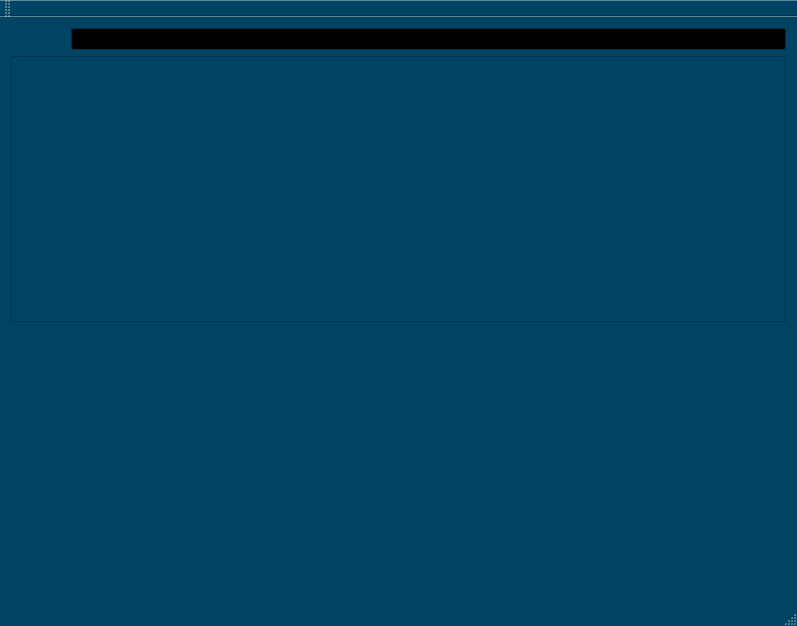
<?xml version="1.0" encoding="UTF-8"?>
<ui version="4.0">
 <class>MainWindow</class>
 <widget class="QMainWindow" name="MainWindow">
  <property name="geometry">
   <rect>
    <x>0</x>
    <y>0</y>
    <width>797</width>
    <height>626</height>
   </rect>
  </property>
  <property name="palette">
   <palette>
    <active>
     <colorrole role="WindowText">
      <brush brushstyle="SolidPattern">
       <color alpha="255">
        <red>0</red>
        <green>85</green>
        <blue>127</blue>
       </color>
      </brush>
     </colorrole>
     <colorrole role="Button">
      <brush brushstyle="SolidPattern">
       <color alpha="255">
        <red>0</red>
        <green>67</green>
        <blue>98</blue>
       </color>
      </brush>
     </colorrole>
     <colorrole role="Light">
      <brush brushstyle="SolidPattern">
       <color alpha="255">
        <red>0</red>
        <green>100</green>
        <blue>147</blue>
       </color>
      </brush>
     </colorrole>
     <colorrole role="Midlight">
      <brush brushstyle="SolidPattern">
       <color alpha="255">
        <red>0</red>
        <green>83</green>
        <blue>122</blue>
       </color>
      </brush>
     </colorrole>
     <colorrole role="Dark">
      <brush brushstyle="SolidPattern">
       <color alpha="255">
        <red>0</red>
        <green>33</green>
        <blue>49</blue>
       </color>
      </brush>
     </colorrole>
     <colorrole role="Mid">
      <brush brushstyle="SolidPattern">
       <color alpha="255">
        <red>0</red>
        <green>44</green>
        <blue>65</blue>
       </color>
      </brush>
     </colorrole>
     <colorrole role="Text">
      <brush brushstyle="SolidPattern">
       <color alpha="255">
        <red>255</red>
        <green>255</green>
        <blue>255</blue>
       </color>
      </brush>
     </colorrole>
     <colorrole role="BrightText">
      <brush brushstyle="SolidPattern">
       <color alpha="255">
        <red>255</red>
        <green>255</green>
        <blue>255</blue>
       </color>
      </brush>
     </colorrole>
     <colorrole role="ButtonText">
      <brush brushstyle="SolidPattern">
       <color alpha="255">
        <red>255</red>
        <green>255</green>
        <blue>255</blue>
       </color>
      </brush>
     </colorrole>
     <colorrole role="Base">
      <brush brushstyle="SolidPattern">
       <color alpha="255">
        <red>0</red>
        <green>0</green>
        <blue>0</blue>
       </color>
      </brush>
     </colorrole>
     <colorrole role="Window">
      <brush brushstyle="SolidPattern">
       <color alpha="255">
        <red>0</red>
        <green>67</green>
        <blue>98</blue>
       </color>
      </brush>
     </colorrole>
     <colorrole role="Shadow">
      <brush brushstyle="SolidPattern">
       <color alpha="255">
        <red>0</red>
        <green>0</green>
        <blue>0</blue>
       </color>
      </brush>
     </colorrole>
     <colorrole role="AlternateBase">
      <brush brushstyle="SolidPattern">
       <color alpha="255">
        <red>0</red>
        <green>33</green>
        <blue>49</blue>
       </color>
      </brush>
     </colorrole>
     <colorrole role="ToolTipBase">
      <brush brushstyle="SolidPattern">
       <color alpha="255">
        <red>255</red>
        <green>255</green>
        <blue>220</blue>
       </color>
      </brush>
     </colorrole>
     <colorrole role="ToolTipText">
      <brush brushstyle="SolidPattern">
       <color alpha="255">
        <red>0</red>
        <green>0</green>
        <blue>0</blue>
       </color>
      </brush>
     </colorrole>
    </active>
    <inactive>
     <colorrole role="WindowText">
      <brush brushstyle="SolidPattern">
       <color alpha="255">
        <red>0</red>
        <green>85</green>
        <blue>127</blue>
       </color>
      </brush>
     </colorrole>
     <colorrole role="Button">
      <brush brushstyle="SolidPattern">
       <color alpha="255">
        <red>0</red>
        <green>67</green>
        <blue>98</blue>
       </color>
      </brush>
     </colorrole>
     <colorrole role="Light">
      <brush brushstyle="SolidPattern">
       <color alpha="255">
        <red>0</red>
        <green>100</green>
        <blue>147</blue>
       </color>
      </brush>
     </colorrole>
     <colorrole role="Midlight">
      <brush brushstyle="SolidPattern">
       <color alpha="255">
        <red>0</red>
        <green>83</green>
        <blue>122</blue>
       </color>
      </brush>
     </colorrole>
     <colorrole role="Dark">
      <brush brushstyle="SolidPattern">
       <color alpha="255">
        <red>0</red>
        <green>33</green>
        <blue>49</blue>
       </color>
      </brush>
     </colorrole>
     <colorrole role="Mid">
      <brush brushstyle="SolidPattern">
       <color alpha="255">
        <red>0</red>
        <green>44</green>
        <blue>65</blue>
       </color>
      </brush>
     </colorrole>
     <colorrole role="Text">
      <brush brushstyle="SolidPattern">
       <color alpha="255">
        <red>255</red>
        <green>255</green>
        <blue>255</blue>
       </color>
      </brush>
     </colorrole>
     <colorrole role="BrightText">
      <brush brushstyle="SolidPattern">
       <color alpha="255">
        <red>255</red>
        <green>255</green>
        <blue>255</blue>
       </color>
      </brush>
     </colorrole>
     <colorrole role="ButtonText">
      <brush brushstyle="SolidPattern">
       <color alpha="255">
        <red>255</red>
        <green>255</green>
        <blue>255</blue>
       </color>
      </brush>
     </colorrole>
     <colorrole role="Base">
      <brush brushstyle="SolidPattern">
       <color alpha="255">
        <red>0</red>
        <green>0</green>
        <blue>0</blue>
       </color>
      </brush>
     </colorrole>
     <colorrole role="Window">
      <brush brushstyle="SolidPattern">
       <color alpha="255">
        <red>0</red>
        <green>67</green>
        <blue>98</blue>
       </color>
      </brush>
     </colorrole>
     <colorrole role="Shadow">
      <brush brushstyle="SolidPattern">
       <color alpha="255">
        <red>0</red>
        <green>0</green>
        <blue>0</blue>
       </color>
      </brush>
     </colorrole>
     <colorrole role="AlternateBase">
      <brush brushstyle="SolidPattern">
       <color alpha="255">
        <red>0</red>
        <green>33</green>
        <blue>49</blue>
       </color>
      </brush>
     </colorrole>
     <colorrole role="ToolTipBase">
      <brush brushstyle="SolidPattern">
       <color alpha="255">
        <red>255</red>
        <green>255</green>
        <blue>220</blue>
       </color>
      </brush>
     </colorrole>
     <colorrole role="ToolTipText">
      <brush brushstyle="SolidPattern">
       <color alpha="255">
        <red>0</red>
        <green>0</green>
        <blue>0</blue>
       </color>
      </brush>
     </colorrole>
    </inactive>
    <disabled>
     <colorrole role="WindowText">
      <brush brushstyle="SolidPattern">
       <color alpha="255">
        <red>0</red>
        <green>33</green>
        <blue>49</blue>
       </color>
      </brush>
     </colorrole>
     <colorrole role="Button">
      <brush brushstyle="SolidPattern">
       <color alpha="255">
        <red>0</red>
        <green>67</green>
        <blue>98</blue>
       </color>
      </brush>
     </colorrole>
     <colorrole role="Light">
      <brush brushstyle="SolidPattern">
       <color alpha="255">
        <red>0</red>
        <green>100</green>
        <blue>147</blue>
       </color>
      </brush>
     </colorrole>
     <colorrole role="Midlight">
      <brush brushstyle="SolidPattern">
       <color alpha="255">
        <red>0</red>
        <green>83</green>
        <blue>122</blue>
       </color>
      </brush>
     </colorrole>
     <colorrole role="Dark">
      <brush brushstyle="SolidPattern">
       <color alpha="255">
        <red>0</red>
        <green>33</green>
        <blue>49</blue>
       </color>
      </brush>
     </colorrole>
     <colorrole role="Mid">
      <brush brushstyle="SolidPattern">
       <color alpha="255">
        <red>0</red>
        <green>44</green>
        <blue>65</blue>
       </color>
      </brush>
     </colorrole>
     <colorrole role="Text">
      <brush brushstyle="SolidPattern">
       <color alpha="255">
        <red>0</red>
        <green>33</green>
        <blue>49</blue>
       </color>
      </brush>
     </colorrole>
     <colorrole role="BrightText">
      <brush brushstyle="SolidPattern">
       <color alpha="255">
        <red>255</red>
        <green>255</green>
        <blue>255</blue>
       </color>
      </brush>
     </colorrole>
     <colorrole role="ButtonText">
      <brush brushstyle="SolidPattern">
       <color alpha="255">
        <red>0</red>
        <green>33</green>
        <blue>49</blue>
       </color>
      </brush>
     </colorrole>
     <colorrole role="Base">
      <brush brushstyle="SolidPattern">
       <color alpha="255">
        <red>0</red>
        <green>67</green>
        <blue>98</blue>
       </color>
      </brush>
     </colorrole>
     <colorrole role="Window">
      <brush brushstyle="SolidPattern">
       <color alpha="255">
        <red>0</red>
        <green>67</green>
        <blue>98</blue>
       </color>
      </brush>
     </colorrole>
     <colorrole role="Shadow">
      <brush brushstyle="SolidPattern">
       <color alpha="255">
        <red>0</red>
        <green>0</green>
        <blue>0</blue>
       </color>
      </brush>
     </colorrole>
     <colorrole role="AlternateBase">
      <brush brushstyle="SolidPattern">
       <color alpha="255">
        <red>0</red>
        <green>67</green>
        <blue>98</blue>
       </color>
      </brush>
     </colorrole>
     <colorrole role="ToolTipBase">
      <brush brushstyle="SolidPattern">
       <color alpha="255">
        <red>255</red>
        <green>255</green>
        <blue>220</blue>
       </color>
      </brush>
     </colorrole>
     <colorrole role="ToolTipText">
      <brush brushstyle="SolidPattern">
       <color alpha="255">
        <red>0</red>
        <green>0</green>
        <blue>0</blue>
       </color>
      </brush>
     </colorrole>
    </disabled>
   </palette>
  </property>
  <property name="windowTitle">
   <string>MainWindow</string>
  </property>
  <widget class="QWidget" name="centralWidget">
   <layout class="QVBoxLayout" name="verticalLayout">
    <item>
     <layout class="QHBoxLayout" name="horizontalLayout_2">
      <item>
       <widget class="QJackPlayButton" name="qJackPlayButton" native="true"/>
      </item>
      <item>
       <widget class="QJackPauseButton" name="qJackPauseButton" native="true"/>
      </item>
      <item>
       <widget class="QJackStopButton" name="qJackStopButton" native="true"/>
      </item>
      <item>
       <widget class="QJackRewindButton" name="qJackRewindButton" native="true"/>
      </item>
      <item>
       <widget class="QJackFastForwardButton" name="qJackFastForwardButton" native="true"/>
      </item>
      <item>
       <widget class="QJackPreviousIndexButton" name="qJackPreviousIndexButton" native="true"/>
      </item>
      <item>
       <widget class="QJackNextIndexButton" name="qJackNextIndexButton" native="true"/>
      </item>
      <item>
       <widget class="QJackRecordButton" name="qJackRecordButton" native="true"/>
      </item>
      <item>
       <widget class="QDagalLed" name="qDagalLed"/>
      </item>
      <item>
       <widget class="QDagalPotar" name="qDagalPotar"/>
      </item>
      <item>
       <widget class="QJackClient" name="qJackClient"/>
      </item>
     </layout>
    </item>
    <item>
     <widget class="QFrame" name="bigTimeLine">
      <property name="frameShape">
       <enum>QFrame::StyledPanel</enum>
      </property>
      <property name="frameShadow">
       <enum>QFrame::Raised</enum>
      </property>
     </widget>
    </item>
    <item>
     <layout class="QHBoxLayout" name="horizontalLayout">
      <item>
       <spacer name="horizontalSpacer">
        <property name="orientation">
         <enum>Qt::Horizontal</enum>
        </property>
        <property name="sizeHint" stdset="0">
         <size>
          <width>40</width>
          <height>20</height>
         </size>
        </property>
       </spacer>
      </item>
      <item>
       <widget class="QDagalLed" name="qDagalLed_2"/>
      </item>
      <item>
       <widget class="QDagalPotar" name="qDagalPotar_2"/>
      </item>
      <item>
       <widget class="QJackSendReturnChannel" name="qJackSendReturnChannel"/>
      </item>
      <item>
       <widget class="QJackMasterChannel" name="qJackMasterChannel"/>
      </item>
     </layout>
    </item>
    <item>
     <layout class="QHBoxLayout" name="horizontalLayout_3"/>
    </item>
   </layout>
  </widget>
  <widget class="QMenuBar" name="menuBar">
   <property name="geometry">
    <rect>
     <x>0</x>
     <y>0</y>
     <width>797</width>
     <height>16</height>
    </rect>
   </property>
  </widget>
  <widget class="QToolBar" name="mainToolBar">
   <attribute name="toolBarArea">
    <enum>TopToolBarArea</enum>
   </attribute>
   <attribute name="toolBarBreak">
    <bool>false</bool>
   </attribute>
  </widget>
  <widget class="QStatusBar" name="statusBar"/>
 </widget>
 <layoutdefault spacing="6" margin="11"/>
 <customwidgets>
  <customwidget>
   <class>QDagalLed</class>
   <extends>QWidget</extends>
   <header>QDagalLed.h</header>
  </customwidget>
  <customwidget>
   <class>QDagalPotar</class>
   <extends>QWidget</extends>
   <header>QDagalPotar.h</header>
  </customwidget>
  <customwidget>
   <class>QJackClient</class>
   <extends>QProgressBar</extends>
   <header>QJackClient.h</header>
  </customwidget>
  <customwidget>
   <class>QJackSendReturnChannel</class>
   <extends>QFrame</extends>
   <header>QJackSendReturnChannel.h</header>
   <container>1</container>
  </customwidget>
  <customwidget>
   <class>QJackMasterChannel</class>
   <extends>QFrame</extends>
   <header>QJackMasterChannel.h</header>
   <container>1</container>
  </customwidget>
  <customwidget>
   <class>QJackPlayButton</class>
   <extends>QWidget</extends>
   <header>QJackPlayButton.h</header>
  </customwidget>
  <customwidget>
   <class>QJackPauseButton</class>
   <extends>QWidget</extends>
   <header>QJackPauseButton.h</header>
  </customwidget>
  <customwidget>
   <class>QJackStopButton</class>
   <extends>QWidget</extends>
   <header>QJackStopButton.h</header>
  </customwidget>
  <customwidget>
   <class>QJackRewindButton</class>
   <extends>QWidget</extends>
   <header>QJackRewindButton.h</header>
  </customwidget>
  <customwidget>
   <class>QJackFastForwardButton</class>
   <extends>QWidget</extends>
   <header>QJackFastForwardButton.h</header>
  </customwidget>
  <customwidget>
   <class>QJackPreviousIndexButton</class>
   <extends>QWidget</extends>
   <header>QJackPreviousIndexButton.h</header>
  </customwidget>
  <customwidget>
   <class>QJackNextIndexButton</class>
   <extends>QWidget</extends>
   <header>QJackNextIndexButton.h</header>
  </customwidget>
  <customwidget>
   <class>QJackRecordButton</class>
   <extends>QWidget</extends>
   <header>QJackRecordButton.h</header>
  </customwidget>
 </customwidgets>
 <resources/>
 <connections/>
</ui>
